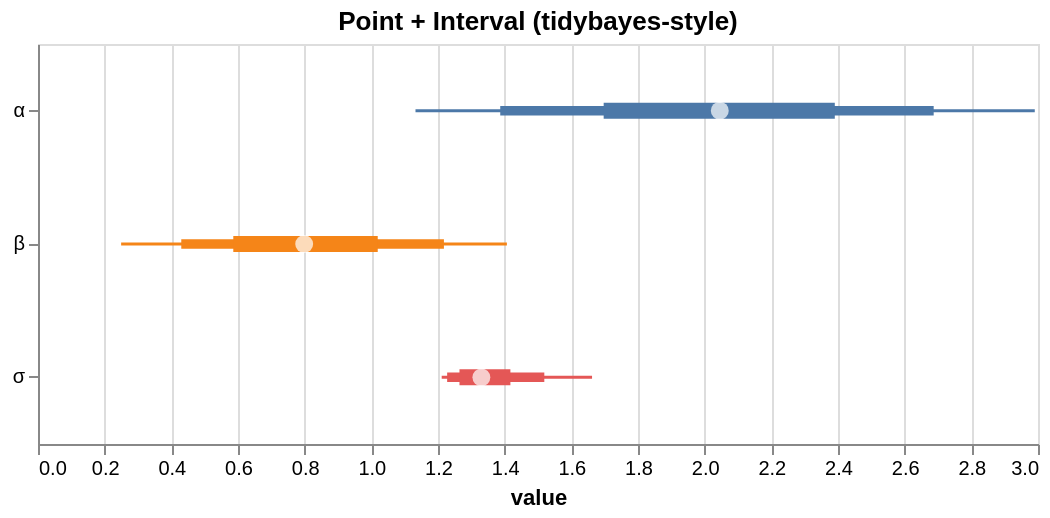

Vega-Lite specification stored for this chart:
### Vega-Lite specification from a JSON file in a GitHub repository (floating-point values rounded to 4 significant figures)
{"$schema": "https://vega.github.io/schema/vega-lite/v5.json", "height": 200, "layer": [{"encoding": {"x2": {"field": "hi_0_95_"}, "x": {"field": "lo_0_95_", "title": "value", "type": "quantitative"}, "color": {"field": "parameter", "type": "nominal", "legend": null}, "y": {"axis": {"title": null}, "field": "parameter", "type": "nominal"}}, "mark": {"strokeWidth": 1.5, "type": "rule"}}, {"encoding": {"x2": {"field": "hi_0_8_"}, "x": {"field": "lo_0_8_", "title": "value", "type": "quantitative"}, "color": {"field": "parameter", "type": "nominal", "legend": null}, "y": {"axis": {"title": null}, "field": "parameter", "type": "nominal"}}, "mark": {"strokeWidth": 4.75, "type": "rule"}}, {"encoding": {"x2": {"field": "hi_0_5_"}, "x": {"field": "lo_0_5_", "title": "value", "type": "quantitative"}, "color": {"field": "parameter", "type": "nominal", "legend": null}, "y": {"axis": {"title": null}, "field": "parameter", "type": "nominal"}}, "mark": {"strokeWidth": 8.0, "type": "rule"}}, {"encoding": {"x": {"field": "__point__", "type": "quantitative"}, "y": {"field": "parameter", "type": "nominal"}}, "mark": {"filled": true, "color": "white", "size": 80, "type": "point"}}], "data": {"values": [{"parameter": "α", "lo_0_95_": 1.133, "lo_0_8_": 1.387, "hi_0_8_": 2.687, "hi_0_5_": 2.39, "__point__": 2.045, "hi_0_95_": 2.99, "lo_0_5_": 1.697}, {"parameter": "β", "lo_0_95_": 0.2494, "lo_0_8_": 0.4298, "hi_0_8_": 1.218, "hi_0_5_": 1.019, "__point__": 0.7985, "hi_0_95_": 1.407, "lo_0_5_": 0.5859}, {"parameter": "σ", "lo_0_95_": 1.211, "lo_0_8_": 1.227, "hi_0_8_": 1.519, "hi_0_5_": 1.417, "__point__": 1.33, "hi_0_95_": 1.662, "lo_0_5_": 1.264}]}, "title": "Point + Interval (tidybayes-style)", "width": 500}
